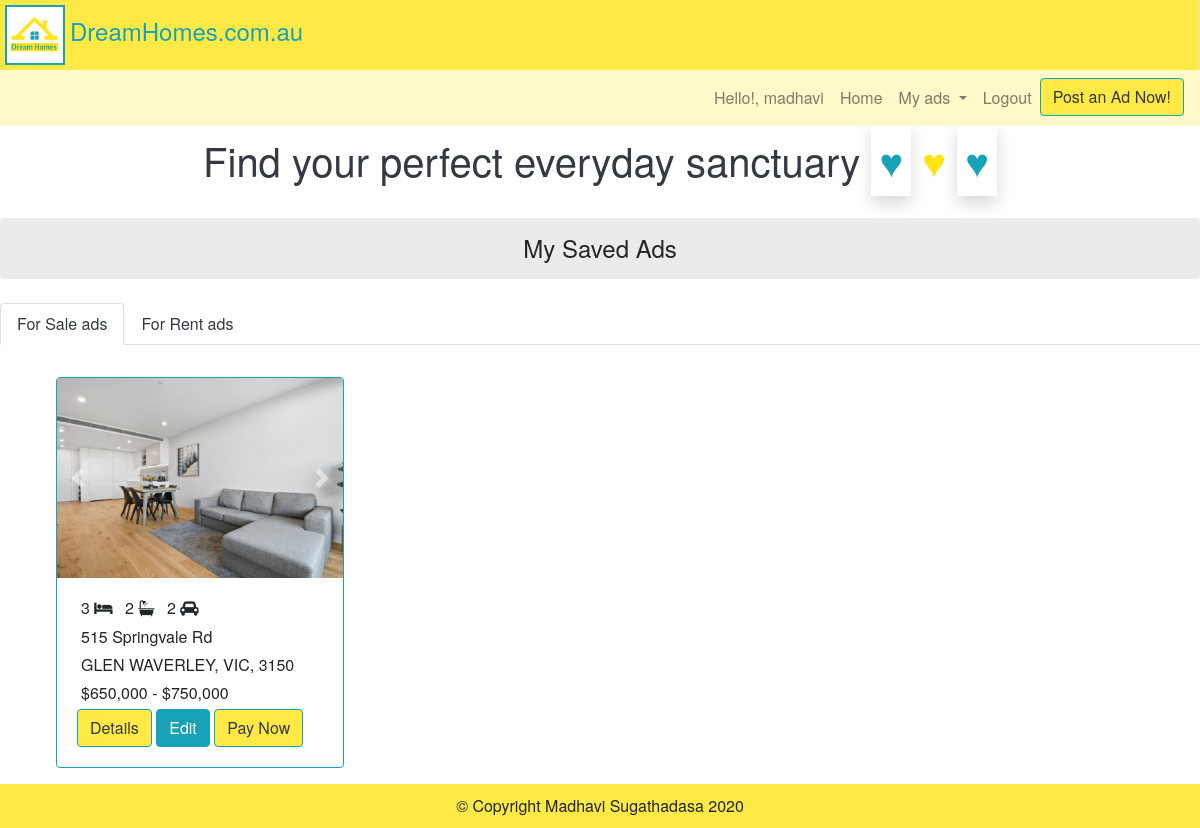
Page /view_my_saved_ads (signed in) on the committed database.
### dream_homes/models.py (models this page shows, shortened)
class Buy_Item_Picture(models.Model):
    ad_item = models.ForeignKey(Buy_Ad_Item, on_delete=models.CASCADE, related_name="buy_ad_item")
    image = models.ImageField(upload_to = buy_item_photo_path_)

class Buy_Ad_Item(models.Model):
    def _image_path_(self, filename):
        return (conf_settings.MEDIA_PATH + '/buy_properties/{0}/{1}').format(self.id, filename)
    user = models.ForeignKey(User, on_delete=models.CASCADE, related_name="buy_ad_user")
    from_price = models.FloatField(null=True, blank=True)
    to_price = models.FloatField(null=True, blank=True)
    ad_type = models.ForeignKey(Buy_Item_Ad_Type, on_delete=models.DO_NOTHING, related_name="buy_item_ad_type")
    title = models.CharField(max_length=200)
    desc = models.CharField(max_length=4000)
    property_type = models.ForeignKey(Property_Type, on_delete=models.DO_NOTHING, related_name="buy_ad_property_type")
    address_line = models.CharField(max_length=200)
    location = models.ForeignKey(Location, on_delete=models.DO_NOTHING, related_name="buy_ad_location", default="")
    bedrooms = models.IntegerField(default=1)
    bathrooms = models.IntegerField(default=1)
    parking = models.IntegerField(default=1)
    garages = models.IntegerField(default=0)
    floorplan = models.ImageField(upload_to = _image_path_, default="", null=True, blank=True)
    land_area = models.CharField(max_length=64, null=True, blank=True)
    contact_name = models.CharField(max_length=64, default="")
    email = models.CharField(max_length=64, default="")
    mobile = models.CharField(max_length=64, default="")
    date_time = models.DateTimeField()
    active = models.BooleanField(default=True)
    auction_date = models.DateTimeField(null=True, blank=True)
    priority  = models.IntegerField(default=1)
    payment = models.BooleanField(default=False)
    payment_pkg = models.CharField(max_length=4,default="")
    amount_paid = models.FloatField(default=0.0)
    payemnt_session = models.CharField(max_length=200,default="")

class Location(models.Model):
    postcode = models.CharField(max_length=8)
    suburb = models.CharField(max_length=20)
    state = models.CharField(max_length=5)
    lon = models.FloatField(null=True, blank=True)
    lat = models.FloatField(null=True, blank=True)
    def __str__(self):
        return f"{self.suburb}, {self.state}, {self.postcode}"

### dream_homes/views.py (the view)
# urls.py: path("view_my_saved_ads", views.view_my_saved_ads, name="view_my_saved_ads"),
@login_required(login_url='login')
def view_my_saved_ads(request):
    search_type = request.GET.get('search_type','')
    ad_items = None
    dict_photo_items = {}
    if search_type and search_type == 'rent':
        ad_items = Rent_Ad_Item.objects.filter(user=request.user, payment=False).order_by('-date_time')
        for rent_ad_item in ad_items:
            photo_items = Rent_Item_Picture.objects.filter(ad_item =rent_ad_item)
            if photo_items:
                dict_photo_items[rent_ad_item.id] = photo_items
    else:
        search_type = 'sale'
        ad_items = Buy_Ad_Item.objects.filter(user=request.user, payment=False).order_by('-date_time')
        for buy_ad_item in ad_items:
            photo_items = Buy_Item_Picture.objects.filter(ad_item =buy_ad_item)
            if photo_items:
                dict_photo_items[buy_ad_item.id] = photo_items
    context ={"ad_items":ad_items, "photo_items":dict_photo_items,"search_type":search_type,}
    return render(request, "my_saved_ads.html", context)

### dream_homes/templatetags/template_filters.py (called while the page is built)
@register.filter
def get_item(dictionary, key):
    return dictionary.get(key)

@register.filter()
def to_int(value):
    return int(value)

### dream_homes/templates/my_saved_ads.html (shortened to what this page needs)
{% extends "base.html" %}
{% block body %}
{% load template_filters %}
{% load humanize %}
<h4 class="my-4 p-3 bg-light-light-grey rounded text-center">My Saved Ads</h4>
<ul class="nav nav-tabs my-3">
    <li class="nav-item ">
        <a class="nav-link text-dark  {% if search_type == 'sale' %}active{% endif %}" href="{% url 'view_my_saved_ads' %}?search_type=sale&">For Sale ads</a>
    </li>
    <li class="nav-item">
        <a class="nav-link text-dark  {% if search_type == 'rent' %}active{% endif %}" href="{% url 'view_my_saved_ads' %}?search_type=rent&">For Rent ads</a>
    </li>
</ul>
{% if ad_items %}
<div class="row m-auto">
    {% for ad_item in ad_items %}
    <div class="col-lg-4 col-md-6 my-3">
        <div class="card border-info m-auto" style="width: 18rem;">
            <div id="carouselExampleFade_{{ad_item.id}}" class="carousel slide carousel-fade" data-ride="carousel">
                <div class="carousel-inner">
                    {% for photo_item in photo_items|get_item:ad_item.id %}
                    {% if forloop.counter == 1 %}
                    <div class="carousel-item active">
                        <img src="/Media/{{photo_item.image}}" class="card-img-top img-search-res" alt="img_{{forloop.counter}}">
                    </div>
                    {% else %}
                    <div class="carousel-item">
                        <img src="/Media/{{photo_item.image}}" class="card-img-top img-search-res" alt="img_{{forloop.counter}}">
                    </div>
                    {% endif %}
                    {% endfor %}
                </div>
                <a class="carousel-control-prev" href="#carouselExampleFade_{{ad_item.id}}" role="button" data-slide="prev">
                    <span class="carousel-control-prev-icon" aria-hidden="true"></span>
                </a>
                <a class="carousel-control-next" href="#carouselExampleFade_{{ad_item.id}}" role="button" data-slide="next">
                    <span class="carousel-control-next-icon" aria-hidden="true"></span>
                </a>
            </div>
            <div class="card-body">
                <h6 class="card-text"><span class="m-1">{{ad_item.bedrooms}} <i class="fa fa-bed"></i> </span><span class="m-1">{{ad_item.bathrooms}} <i class="fa fa-bath"></i> </span> <span class="m-1">{{ad_item.parking}} <i class="fa fa-car"></i></span></h6>
                <p class="card-text m-1">{{ad_item.address_line}}</p>
                <p class="card-text m-1">{{ad_item.location}}</p>
                {% if search_type == 'rent' %}
                <p class="card-text m-1">${{ad_item.weekly_price|to_int|intcomma}} Weekly</p>
                {% else %}
                {% if ad_item.from_price == 0.0 %}
                <p class="card-text m-1">{{ad_item.ad_type}}</p>
                {% elif ad_item.from_price > 0.0  and ad_item.to_price == 0.0 %}
                <p class="card-text m-1">${{ad_item.from_price|to_int|intcomma}}</p>
                {% elif ad_item.from_price > 0.0  and ad_item.to_price > 0.0 %}
                <p class="card-text m-1">${{ad_item.from_price|to_int|intcomma}} - ${{ad_item.to_price|to_int|intcomma}}</p>
                {% endif %}
                {% endif %}
                {% if search_type == 'rent' %}
                <a href="{% url 'my_saved_ad_more_details' ad_item.id 'rent' %}" class="btn btn-warning text-dark border-info">Details</a>
                 <a  href="{% url 'edit_saved_ad' ad_item.id 'rent' %}" class="btn btn-info text-white ">Edit</a>
                 <a href="{% url 'payment_packages' ad_item.id 'rent' %}" class="btn btn-warning text-dark border-info">Pay Now</a>
                {% else %}
                <a href="{% url 'my_saved_ad_more_details' ad_item.id 'sale' %}" class="btn btn-warning text-dark border-info">Details</a>
                 <a href="{% url 'edit_saved_ad' ad_item.id 'sale' %}" class="btn btn-info text-white ">Edit</a>
                 <a href="{% url 'payment_packages' ad_item.id 'sale' %}" class="btn btn-warning text-dark border-info">Pay Now</a>
                {% endif %}
            </div>
        </div>
    </div>
    {% endfor %}
</div>
{% else %}
{% if search_type == 'rent' %}
<div class="border border-info rounded my-3 p-2 text-center">You currently do not have any saved rent ads.</div>
{% else %}
<div class="border border-info rounded my-3 p-2 text-center">You currently do not have any saved sale ads.</div>
{% endif %}
{% endif %}
{% endblock %}

### dream_homes/templates/base.html (shortened to what this page needs)
{% load static %}
<!DOCTYPE html>
<html>
<head>
    <link rel="stylesheet" type="text/css" href="http://code.jquery.com/ui/1.12.1/themes/smoothness/jquery-ui.css" />
    <link rel="stylesheet" href="https://stackpath.bootstrapcdn.com/bootstrap/4.5.0/css/bootstrap.min.css">
    <link rel="stylesheet" href="https://cdnjs.cloudflare.com/ajax/libs/font-awesome/4.7.0/css/font-awesome.min.css">
    <link rel="stylesheet" href="{% static 'dream_homes/styles.css' %}">
</head>
<body>
    <header>
        <h4 class="bg-warning text-info m-0 border-right "><img id="logo-img" class="border border-2 border-info" src="{% static 'dream_homes/img/logo.png' %}" alt="logo">DreamHomes.com.au</h4>
    </header>
    <nav class="navbar navbar-expand-lg navbar-light bg-light">
        <div class="collapse navbar-collapse" id="navbarSupportedContent">
            <ul class="navbar-nav ml-auto">
                {% if user.username %}
                <li class="nav-item"><span class="nav-link">Hello!, {{ user.username }}</span></li>
                <li class="nav-item"><a class="nav-link" href="/">Home</a></li>
                <li class="nav-item dropdown">
                    <a class="nav-link dropdown-toggle" href="#" id="navbarDropdown" role="button" data-toggle="dropdown" aria-haspopup="true" aria-expanded="false">
                        My ads
                    </a>
                </li>
                <li class="nav-item"><a class="nav-link" href="{% url 'logout' %}">Logout</a></li>
                <li class="nav-item"><a href="{% url 'post_ad' %}" class="btn btn-warning text-dark border-info">Post an Ad Now!</a></li>
                {% else %}
                <li class="nav-item"><a class="nav-link" href="{% url 'login' %}">Login</a></li>
                <li class="nav-item"><a class="nav-link" href="{% url 'register' %}">Register</a></li>
                {% endif %}
            </ul>
        </div>
    </nav>
    <h1 class="desc bg-white text-dark">Find your perfect everyday sanctuary <span class="d-inline-block"><span class="text-info shadow p-2">&hearts;</span> <span class="text-warning">&hearts;</span> <span class="text-info shadow p-2">&hearts;</span></span></h1>
    <main>
        {% block body %}
        {% endblock %}
    </main>
</body>
<footer class="bg-warning text-center">© Copyright Madhavi Sugathadasa 2020</footer>
</html>

### dream_homes/static/dream_homes/styles.css (style rules this page uses)
* { box-sizing: border-box; }
body { font-family: 'Helvetica Neue', Helvetica, Arial, sans-serif; background-color: #ffffff; margin: 0; }
header, footer { max-width: 1200px; padding: 0; margin: auto; }
.btn-warning, .bg-warning { background-color: rgb(255, 234, 69) !important; }
.bg-light { background-color: rgb(255, 249, 203) !important; }
.text-warning { color: #ffe512 !important; }
.bg-light-light-grey { background-color: rgb(235, 235, 235) !important; }
.border-2 { border-width: 2px !important; }
footer { padding: 10px; }
#logo-img { margin: 5px; width: 60px; height: 60px; }
.navbar, main { max-width: 1200px; margin: auto; }
.desc { max-width: 1200px; text-align: center; margin: 0 auto; padding: 10px; font-size: 1.2rem; }
.img-search-res { height: 200px; }
@media (min-width: 876px) { .desc { font-size: 2.5rem; } }

### rows in the picture
Buy_Ad_Item: bedrooms "3", bathrooms "2", parking "2", address_line "515 Springvale Rd", location "GLEN WAVERLEY, VIC, 3150", from_price|to_int "650,000", to_price|to_int "750,000"
Buy_Item_Picture: image (picture)

### other values in the picture
{{ user.username }} "madhavi"
